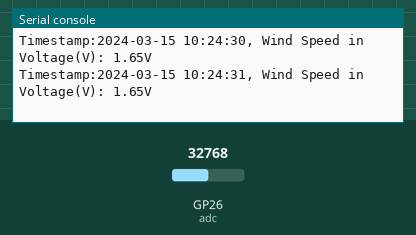
Bench run of a program on a simulated Raspberry Pi Pico running MicroPython. Parts: the last lines printed to the serial console. The inputs (shaded band) are chosen by the test bench; at power-on: GP26 (adc) = 32768 (analog values on the 0–65535 scale). The clock reads 2024-03-15 10:24:30 at power-on unless the program sets it; files the program writes start out absent; files that are not in the repository are absent.

Above: at 1.2 s.
1.3 s: GP26 (adc) set to 45874
At 2.6 s:
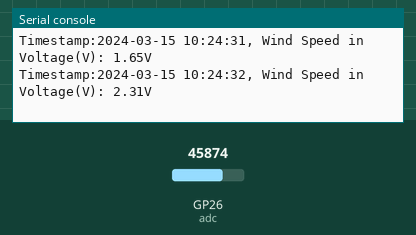
2.8 s: GP26 (adc) set to 57670
At 3.8 s:
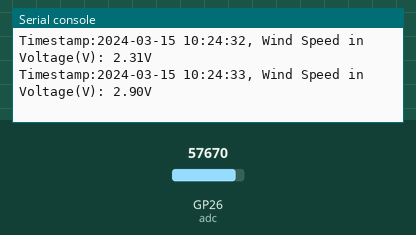
Timing chart, 0 to 5.8 s (numbered marks = the images above; inputs shaded):
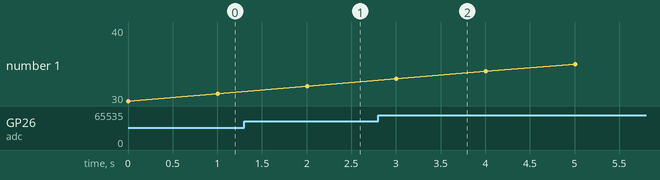

Measured:
- after the input at 1.3 s, the serial console: prints a new line after 0.70 s (image 1)
- after the input at 2.8 s, the serial console: prints a new line after 0.21 s (image 2)

The program:

Wind_Scouting_system.py
```python
#import all the necessary libraries
from machine import ADC,Pin, UART
import utime

#intialize the ADC pin
adc = ADC(Pin(26))

# initialize UART module for bluetooth communication
uart = UART(0, baudrate=9600,tx=Pin(0), rx=Pin(1))

#Reference Voltage and ADC resolution
vref = 3.3 # The maximum voltage the raspberry pi pico can take

adc_resolution = 65535 #The range of values the ADC can output


# Function to convert raw values to voltage

def read_wind_speed():
    adc_value = adc.read_u16()
    voltage = adc_value * vref / adc_resolution
    return voltage

# Function to add or append all incoming data to a data_file

def wind_speed_data_to_file(timestamp_str, voltage):
    try:
        with open("wind_speed_data_file.csv", "a") as data_file: #open data file in an append mode
            data_file.write("{}, {:.2f}\n".format(timestamp_str, voltage))
    except Exception as e:
        print("Error writing to file:", e)


#Function to loop the program forever

def main():
    while True:
        voltage = read_wind_speed()

        # Get the current timestamp
        timestamp = utime.localtime()

        # Define the format for the timestamp
        timestamp_str = "{:04d}-{:02d}-{:02d} {:02d}:{:02d}:{:02d}".format(timestamp[0],timestamp[1],timestamp[2],
                                                                           timestamp[3],timestamp[4],timestamp[5] )

        #Append or add wind speed data to file
        wind_speed_data_to_file(timestamp_str, voltage)

        #Print the timestamp and voltage to the thonny console or shell
        print("Timestamp:{}, Wind Speed in Voltage(V): {:.2f}V". format(timestamp_str, voltage))

        #Send the voltage through bluetooth to the App
        uart.write(f"{timestamp_str},{voltage}\n")

        utime.sleep(1)


# initialize the data file with header if it doesn't exist
try:
    with open("wind_speed_data_file.csv", "r") as data_file:
        pass
except OSError:
    with open("wind_speed_data_file.csv", "w") as data_file:
        data_file.write("Timestamp_str, Voltage\n")


try:
    main()
except KeyboardInterrupt:
    print("Program Interrupted.")
```
